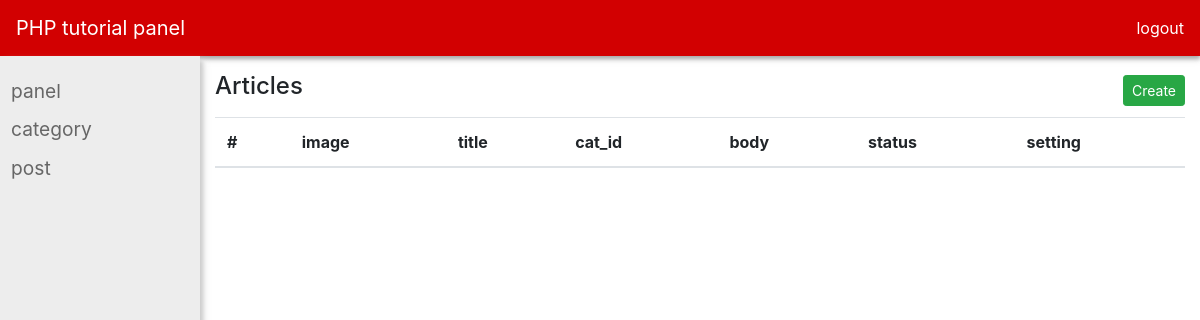
The app's page /panel/post/index.php, older data.
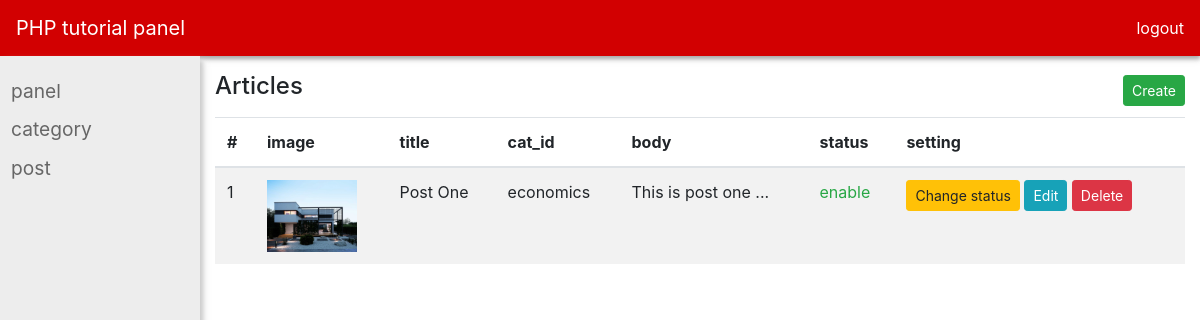
The same page, newer data.
### tables this page shows
CREATE TABLE `posts` (
  `id` int(11) NOT NULL,
  `title` varchar(255) NOT NULL,
  `body` text NOT NULL,
  `cat_id` int(11) DEFAULT NULL,
  `status` tinyint(4) NOT NULL DEFAULT 1,
  `image` text NOT NULL,
  `created_at` datetime NOT NULL,
  `updated_at` datetime DEFAULT NULL
);

CREATE TABLE `categories` (
  `id` int(11) NOT NULL,
  `name` varchar(255) NOT NULL,
  `created_at` datetime DEFAULT NULL,
  `updated_at` datetime DEFAULT NULL
);

### functions/helpers.php (called while the page is built, shortened)
<?php
function sanitize_base_url(string $baseUrl)
{
    return rtrim($baseUrl, '/ ') . '/';
}
function asset(string $relative_path)
{
    return sanitize_base_url(BASE_URL) . trim($relative_path, '/ ');
}
function url(string $url)
{
    return sanitize_base_url(BASE_URL) . trim($url, '/ ');
}

### panel/post/index.php (the view, shortened to what this page needs)
<?php
require_once '../../functions/helpers.php';
global $pdo;
?>
<!DOCTYPE html>
<html lang="en">
<head>
    <link rel="stylesheet" href="<?= asset('assets/css/bootstrap.min.css') ?>" media="all" type="text/css">
    <link rel="stylesheet" href="<?= asset('assets/css/style.css') ?>" media="all" type="text/css">
</head>
<body>
    <section id="app">
        <?php
        require_once '../layouts/top-nav.php';
        ?>
        <section class="container-fluid">
            <section class="row">
                <section class="col-md-2 p-0">
                    <?php
                    require_once '../layouts/sidebar.php';
                    ?>
                </section>
                <section class="col-md-10 pt-3">
                    <section class="mb-2 d-flex justify-content-between align-items-center">
                        <h2 class="h4">Articles</h2>
                        <a href="<?= url('panel/post/create.php') ?>" class="btn btn-sm btn-success">Create</a>
                    </section>
                    <section class="table-responsive">
                        <table class="table table-striped table-">
                            <thead>
                                <tr>
                                    <th>#</th>
                                    <th>image</th>
                                    <th>title</th>
                                    <th>cat_id</th>
                                    <th>body</th>
                                    <th>status</th>
                                    <th>setting</th>
                                </tr>
                            </thead>
                            <tbody>
                                <?php
                                $query = "SELECT p.*, c.name category_name FROM posts p LEFT JOIN categories c ON p.cat_id=c.id";
                                $statement = $pdo->prepare($query);
                                $statement->execute();
                                $posts = $statement->fetchAll();
                                ?>
                                <?php foreach ($posts as $post): ?>
                                    <tr>
                                        <td><?= $post->id ?></td>
                                        <td><img style="width: 90px;" src="<?= asset($post->image) ?>"></td>
                                        <td><?= $post->title ?></td>
                                        <td><?= $post->category_name ?></td>
                                        <td><?= substr($post->body, 0, 30) . ' ...' ?></td>
                                        <td>
                                            <?php if ($post->status === 1): ?>
                                                <span class="text-success">enable</span>
                                            <?php else: ?>
                                                <span class="text-danger">disable</span>
                                            <?php endif ?>
                                        </td>
                                        <td>
                                            <a href="<?= url('panel/post/change-status.php?post_id=') . $post->id ?>" class="btn btn-warning btn-sm">Change status</a>
                                            <a href="<?= url('panel/post/edit.php?post_id=') . $post->id ?>" class="btn btn-info btn-sm">Edit</a>
                                        <a href="<?= url('panel/post/delete.php?post_id=') . $post->id ?>" class="btn btn-danger btn-sm">Delete</a>
                                        </td>
                                    </tr>
                                <?php endforeach ?>
                            </tbody>
                        </table>
                    </section>
                </section>
            </section>
        </section>
    </section>
</body>
</html>

### panel/layouts/top-nav.php (shortened to what this page needs)
<nav class="navbar navbar-expand-lg navbar-dark bg-red">
    <a class="navbar-brand" href="<?= url('panel') ?>">PHP tutorial panel</a>
    <a class="text-decoration-none text-white" href="">logout</a>
</nav>

### panel/layouts/sidebar.php
<section class="sidebar">
    <section class="sidebar-link">
        <a href="<?= url('panel') ?>">panel</a>
    </section>
    <section class="sidebar-link">
        <a href="<?= url('panel/category') ?>">category</a>
    </section>
    <section class="sidebar-link">
        <a href="<?= url('panel/post') ?>">post</a>
    </section>
</section>

### assets/css/style.css (style rules this page uses)
.bg-red { background-color: rgb(210, 0, 1); box-shadow: 0px 3px 4px #aaaaaa, 0px 4px 8px #ededed; }
.sidebar { min-height: Calc(100vh - 3.5rem); background-color: #ededed; box-shadow: 3px 5px 4px #cccccc, 5px 7px 8px #ededed; padding-top: 1rem; }
.sidebar-link > a { text-decoration: none; display: block; color: #666666; border-left: 3px solid rgba(0,0,0,0); background-color: rgba(0,0,0,0); padding: .3rem .5rem; font-size: 1.2rem; transition: all .4s; }

Row changes from the older to the newer data that the page shows:
added posts: id "1", image (picture), title "Post One", cat.name "economics", body "This is post one", status "enable"
